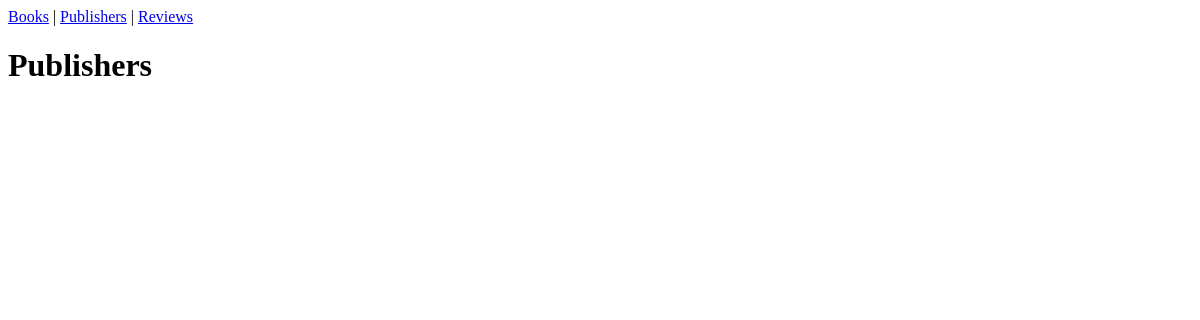
Page /publishers/ on the earlier database version.
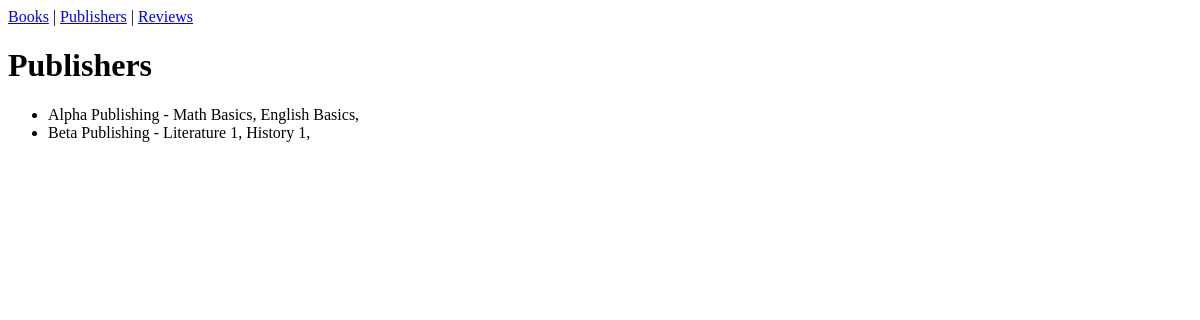
Same page on the later database version.
### catalog/models.py (models this page shows, shortened)
class Publisher(models.Model):
    name = models.CharField(max_length=200)

class Book(models.Model):
    publisher = models.ForeignKey(Publisher, on_delete=models.CASCADE)
    title = models.CharField(max_length=200)
    datepublished = models.DateField()

### catalog/views.py (the view)
# urls.py: path("publishers/", views.PublishersPageView.as_view(), name="publishers"),
class PublishersPageView(ListView):
    model = Publisher
    template_name = "publishers.html"
    context_object_name = "publishers"

### templates/publishers.html
{% extends "base.html" %}
{% block content %}
<h1>Publishers</h1>
    <ul>
    {% for publisher in publishers %}
        <li>{{ publisher.name }} - {% for book in publisher.book_set.all %}
            {{ book.title }},
        {% endfor %} </li>
    {% endfor %}
    </ul>
{% endblock content %}

Differences in the rows shown:
added Publisher: name "Alpha Publishing"
added Book: title "Math Basics", shown under "Alpha Publishing"
added Book: title "English Basics", shown under "Alpha Publishing"
added Publisher: name "Beta Publishing"
added Book: title "Literature 1", shown under "Beta Publishing"
added Book: title "History 1", shown under "Beta Publishing"
